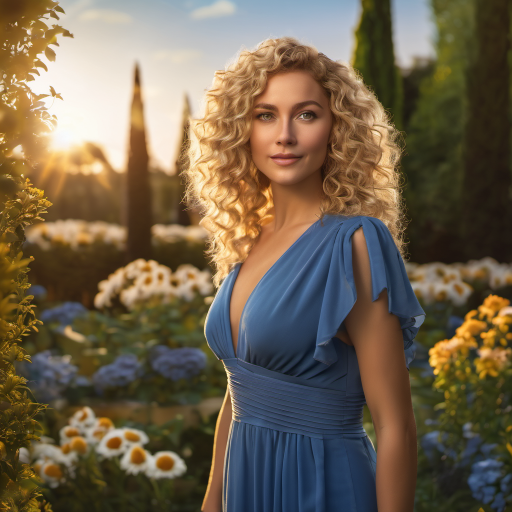
#> input picture test_images/face_target.png, 1024 x 1024 px, given in place of 14919943218349803596.jpg, which was not available (shown at 1/2 size)
$ python ra_overlay_test.py
#> lines starting #> are read from the running program, lines starting #| are printed output that depends on the picture; after the words box and inside, x2 and y2 are one past the last pixel; in counts of white or black regions, pixels touching at a corner belong together; pictures that were not available may be replaced by others from this repository, and a replacement may not be noted
#!/usr/bin/env python3
"""
方案D：简单覆盖叠加。
直接将换脸源图片叠加到马赛克/遮挡区域上方。
不依赖 SD 模型，纯 OpenCV 实现，速度最快。
"""
import cv2
import numpy as np
import os
import sys

def detect_face_center(frame):
    """估计面部中心位置"""
    h, w = frame.shape[:2]
    # Face is typically in upper 35-40% of frame, centered horizontally
    roi = frame[:int(h*0.45), int(w*0.2):int(w*0.8)]

    # Use skin detection to find face region
    hsv = cv2.cvtColor(roi, cv2.COLOR_BGR2HSV)
    lower_skin = np.array([0, 15, 60])
    upper_skin = np.array([25, 255, 255])
    skin = cv2.inRange(hsv, lower_skin, upper_skin)

    # Find contours of skin regions
    contours, _ = cv2.findContours(skin, cv2.RETR_EXTERNAL, cv2.CHAIN_APPROX_SIMPLE)

    if contours:
        # Find the largest skin region (likely face/neck)
        largest = max(contours, key=cv2.contourArea)
        x, y, bw, bh = cv2.boundingRect(largest)
        # Convert to full-frame coordinates
        cx = int(w * 0.2) + x + bw // 2
        cy = int(h * 0.0) + y + bh // 2
        return cx, cy, bw, bh

    # Fallback: assume face is at center-top
    return w // 2, int(h * 0.2), int(w * 0.3), int(h * 0.25)

def overlay_face(frame, face_source, alpha=0.9):
    """将换脸源叠加到帧的面部区域"""
    h, w = frame.shape[:2]
    result = frame.copy()

    # Get face position estimate
    cx, cy, fw, fh = detect_face_center(frame)

    # Size the face source to fit the face region
    face_h, face_w = face_source.shape[:2]
    target_w = int(fw * 1.3)  # Slightly larger than detected region
    target_h = int(target_w * face_h / face_w)

    # Resize face source
    face_resized = cv2.resize(face_source, (target_w, target_h), interpolation=cv2.INTER_LANCZOS4)

    # Create circular mask for blending
    mask = np.zeros((target_h, target_w), dtype=np.uint8)
    center = (target_w // 2, target_h // 2)
    axes = (target_w // 2 - 10, target_h // 2 - 10)
    cv2.ellipse(mask, center, axes, 0, 0, 360, 255, -1)
    mask = cv2.GaussianBlur(mask, (21, 21), 10)

    # Calculate placement position
    x1 = max(0, cx - target_w // 2)
    y1 = max(0, cy - target_h // 2)
    x2 = min(w, x1 + target_w)
    y2 = min(h, y1 + target_h)

    # Crop face source to fit within frame
    fx1 = x1 - (cx - target_w // 2) if cx - target_w // 2 < 0 else 0
    fy1 = y1 - (cy - target_h // 2) if cy - target_h // 2 < 0 else 0
    fx2 = fx1 + (x2 - x1)
    fy2 = fy1 + (y2 - y1)

    face_crop = face_resized[fy1:fy2, fx1:fx2]
    mask_crop = mask[fy1:fy2, fx1:fx2]

    if face_crop.shape[0] == 0 or face_crop.shape[1] == 0:
        return result

    # Ensure all regions have matching sizes
    roi = result[y1:y2, x1:x2]
    rh, rw = roi.shape[:2]
    fh, fw_ = face_crop.shape[:2]
    # Crop to minimum overlapping size
    min_h = min(rh, fh)
    min_w = min(rw, fw_)
    roi = roi[:min_h, :min_w]
    face_crop = face_crop[:min_h, :min_w]
    mask_crop = mask_crop[:min_h, :min_w]

    # Blend
    mask_3ch = cv2.merge([mask_crop, mask_crop, mask_crop]).astype(np.float32) / 255.0
    mask_3ch *= alpha

    blended = (face_crop.astype(np.float32) * mask_3ch +
               roi.astype(np.float32) * (1 - mask_3ch))
    result[y1:y1+min_h, x1:x1+min_w] = blended.astype(np.uint8)

    return result

def process_frame(frame_path, face_path, output_path):
    """处理单帧"""
    frame = cv2.imread(frame_path)
    face = cv2.imread(face_path)

    if frame is None or face is None:
        print(f"  ERROR: Cannot read {frame_path} or {face_path}")
        return

    result = overlay_face(frame, face)
    cv2.imwrite(output_path, result)
    print(f"  OK: {os.path.basename(output_path)}")

if __name__ == "__main__":
    FACE_SOURCE = r"D:\ai_projects\ComfyUI\input\ra_test_samples\face_source.png"
    INPUT_DIR = r"D:\ai_projects\ComfyUI\input\ra_classify"
    OUTPUT_DIR = r"D:\ai_projects\ComfyUI\output\ra_overlay_test"
    os.makedirs(OUTPUT_DIR, exist_ok=True)

    # Test on 3 samples
    samples = [
        "14919943218349803596.jpg",  # white circle mosaic
        "14930084869008394305.jpg",  # grid mosaic
        "14903974148334028888.jpg",  # phone occlusion
    ]

    print("方案D: 简单覆盖叠加测试")
    print("=" * 50)
    for s in samples:
        inp = os.path.join(INPUT_DIR, s)
        outp = os.path.join(OUTPUT_DIR, s.replace('.jpg', '_overlay.jpg'))
        process_frame(inp, FACE_SOURCE, outp)
#> in process_frame, frame is the input picture: shape (1024, 1024, 3); mean B, G, R 77.6, 98.2, 112.4
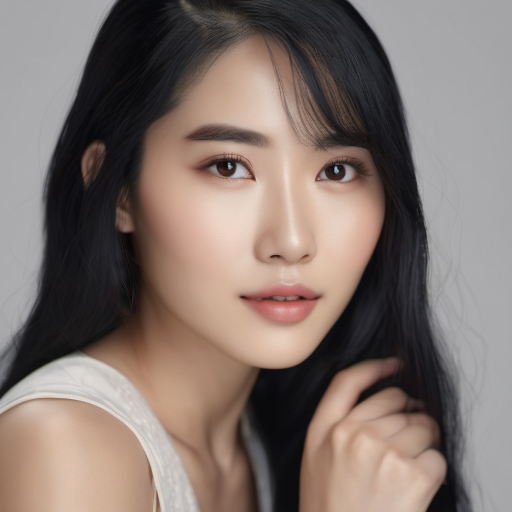
#> input picture test_images/face_source.png, 1024 x 1024 px, found by its file name (shown at 1/2 size)
#> in process_frame, face is the input picture: shape (1024, 1024, 3); mean B, G, R 109.7, 115.9, 130.2
#> in detect_face_center, `hsv = cv2.cvtColor(roi, cv2.COLOR_BGR2HSV)`: hsv: shape (460, 615, 3); mean H, S, V 30.9, 104.1, 167.5
#> in detect_face_center, `skin = cv2.inRange(hsv, lower_skin, upper_skin)`:
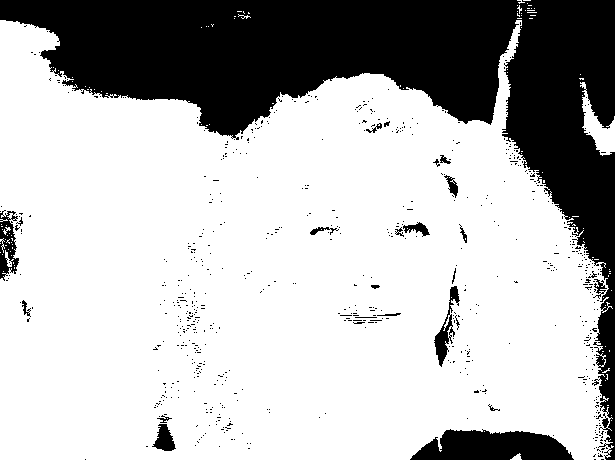
#> skin: shape (460, 615); 72.5% white; 686 black regions (661 under 20 px)
#> in detect_face_center, `contours, _ = cv2.findContours(skin, cv2.RETR_EXTERNAL, cv2.CHAIN_APPR..`: contours = 113 contours, 109 with area under 20; largest, box (x1, y1, x2, y2) and area: (0, 20, 614, 460) 205802, (580, 82, 615, 156) 897, (5, 250, 14, 267) 36, (510, 453, 522, 460) 31
#> in detect_face_center, `largest = max(contours, key=cv2.contourArea)`: largest = contour of 1618 points, box (x1, y1, x2, y2) (0, 20, 614, 460), area 205802
#> in detect_face_center, `x, y, bw, bh = cv2.boundingRect(largest)`: x = 0; y = 20; bw = 614; bh = 440
#> in detect_face_center, `cx = int(w * 0.2) + x + bw // 2`: cx = 511
#> in detect_face_center, `cy = int(h * 0.0) + y + bh // 2`: cy = 240
#> in overlay_face, `cx, cy, fw, fh = detect_face_center(frame)`: cx = 511; cy = 240; fw = 614; fh = 440
#> in overlay_face, `target_w = int(fw * 1.3)`: target_w = 798
#> in overlay_face, `center = (target_w // 2, target_h // 2)`: center = (399, 399)
#> in overlay_face, `axes = (target_w // 2 - 10, target_h // 2 - 10)`: axes = (389, 389)
#> in overlay_face, `cv2.ellipse(mask, center, axes, 0, 0, 360, 255, -1)`: mask: shape (798, 798); 74.7% white; 1 black region, box (x1, y1, x2, y2) and area: (0, 0, 798, 798) 160817
#> in overlay_face, `mask = cv2.GaussianBlur(mask, (21, 21), 10)`:
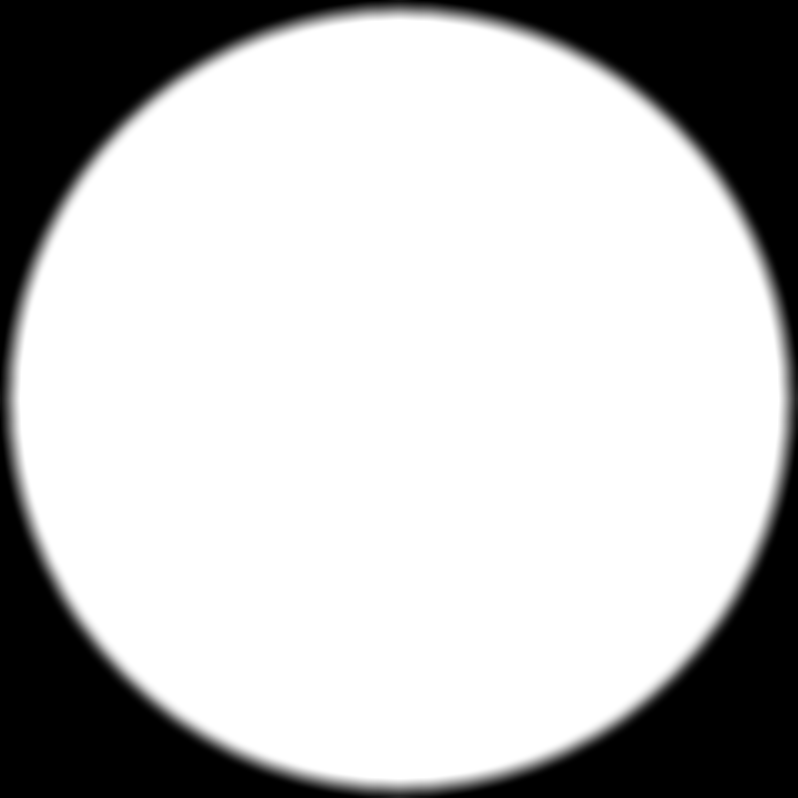
#> mask: shape (798, 798); min 0, max 255, mean 190.6
#> in overlay_face, `x1 = max(0, cx - target_w // 2)`: x1 = 112
#> in overlay_face, `y1 = max(0, cy - target_h // 2)`: y1 = 0
#> in overlay_face, `x2 = min(w, x1 + target_w)`: x2 = 910
#> in overlay_face, `y2 = min(h, y1 + target_h)`: y2 = 798
#> in overlay_face, `fx1 = x1 - (cx - target_w // 2) if cx - target_w // 2 < 0 else 0`: fx1 = 0
#> in overlay_face, `fy1 = y1 - (cy - target_h // 2) if cy - target_h // 2 < 0 else 0`: fy1 = 159
#> in overlay_face, `fx2 = fx1 + (x2 - x1)`: fx2 = 798
#> in overlay_face, `fy2 = fy1 + (y2 - y1)`: fy2 = 957
#> in overlay_face, `roi = roi[:min_h, :min_w]`:
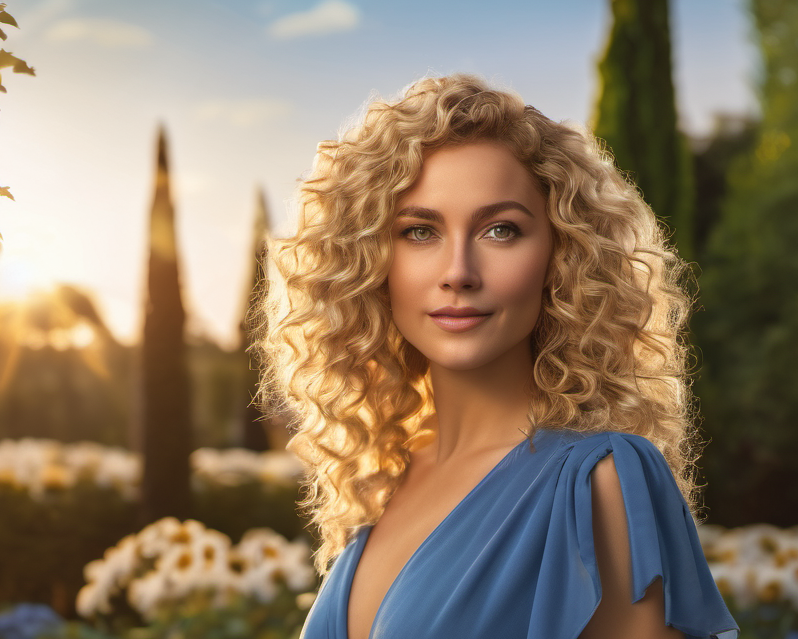
#> roi: shape (639, 798, 3); mean B, G, R 103.3, 125.2, 144.2
#> in overlay_face, `mask_3ch *= alpha`:
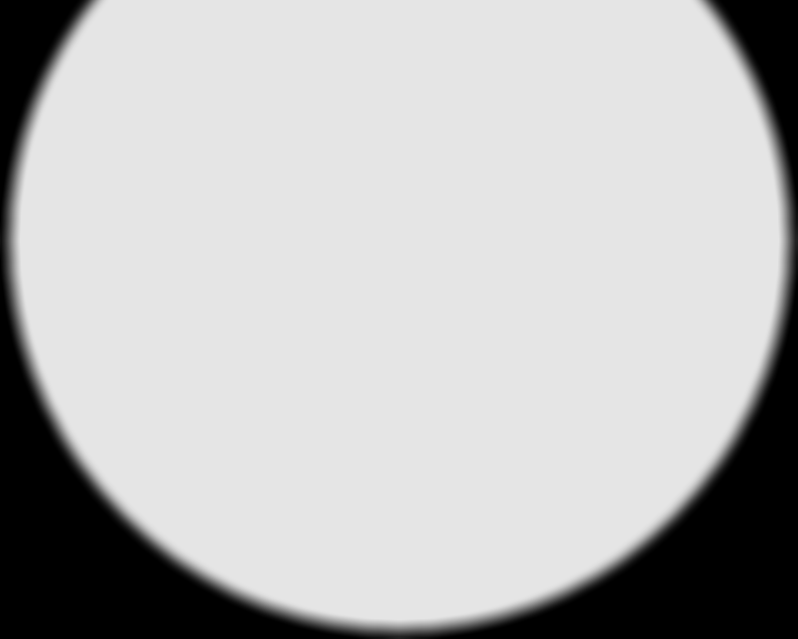
#> mask_3ch: shape (639, 798, 3) float32; min 0, max 0.9, mean 0.728
#> in overlay_face, `blended = (face_crop.astype(np.float32) * mask_3ch + roi.astype(np.flo..`:
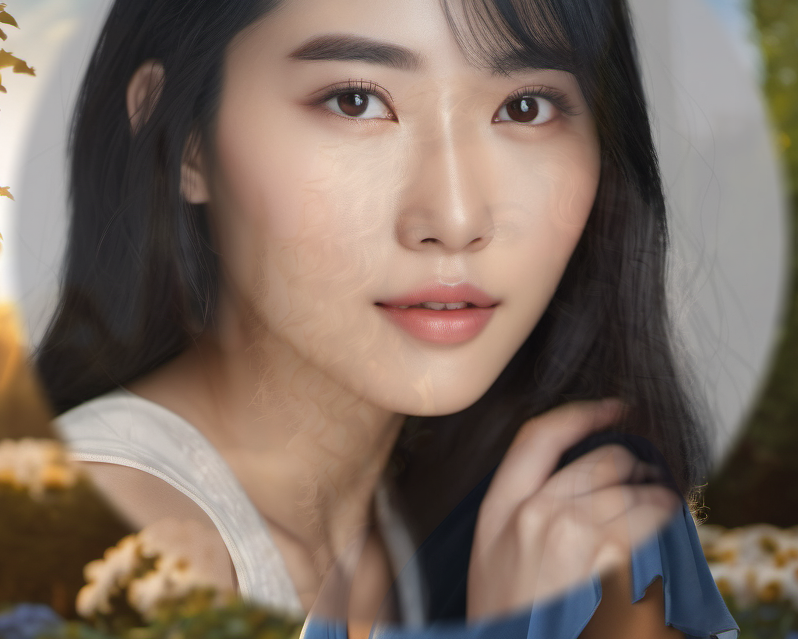
#> blended: shape (639, 798, 3) float32; mean B, G, R 98, 109.2, 125.7
#> in overlay_face, `result[y1:y1+min_h, x1:x1+min_w] = blended.astype(np.uint8)`:
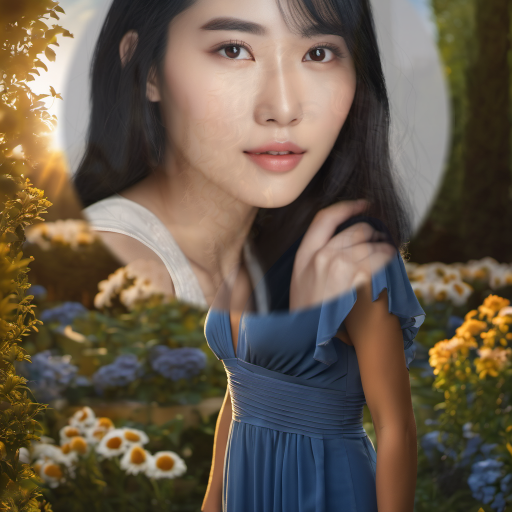
#> result: shape (1024, 1024, 3) (shown at 1/2 size); mean B, G, R 74.9, 90.2, 103.2
#> pass 2 of the loop `for s in samples:`:
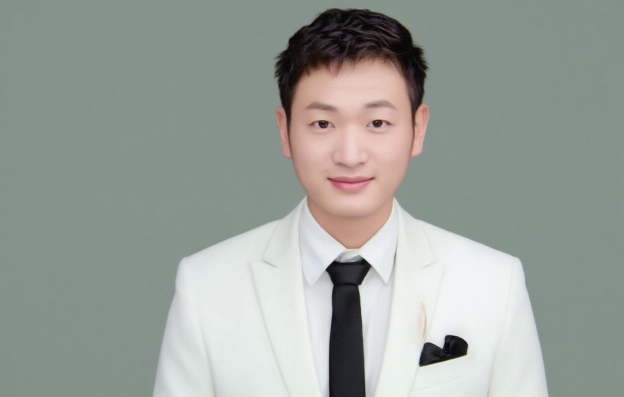
#> input picture test_images/fd56d9fc63cc825fb3e0fe70b3d66d05_compress.jpg, 1248 x 794 px, given in place of 14930084869008394305.jpg, which was not available (shown at 1/2 size)
#> in process_frame, frame is the input picture: shape (794, 1248, 3); mean B, G, R 153.9, 159.5, 153.4
#> hsv: shape (357, 749, 3); mean H, S, V 59.4, 37.7, 145.9
#> in detect_face_center (call 2), `skin = cv2.inRange(hsv, lower_skin, upper_skin)`:
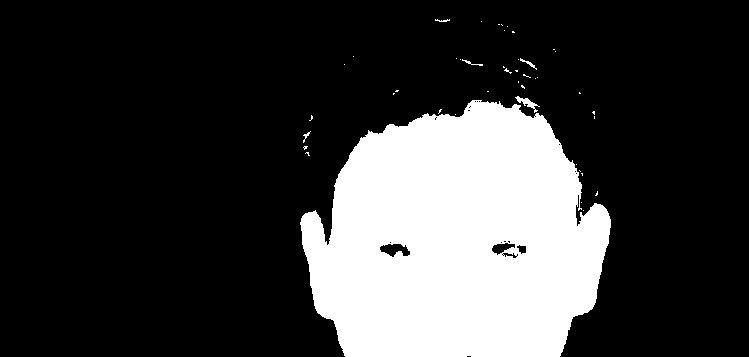
#> skin: shape (357, 749); 22.9% white; 44 white regions (38 under 20 px)
#> contours = 44 contours, 41 with area under 20; largest, box (x1, y1, x2, y2) and area: (300, 100, 611, 357) 60684, (515, 96, 540, 113) 89, (520, 58, 537, 70) 24
#> largest = contour of 473 points, box (x1, y1, x2, y2) (300, 100, 611, 357), area 60684
#> x = 300; y = 100; bw = 311; bh = 257
#> in detect_face_center (call 2), `cx = int(w * 0.2) + x + bw // 2`: cx = 704
#> in detect_face_center (call 2), `cy = int(h * 0.0) + y + bh // 2`: cy = 228
#> in overlay_face (call 2), `cx, cy, fw, fh = detect_face_center(frame)`: cx = 704; cy = 228; fw = 311; fh = 257
#> target_w = 404
#> face_resized: shape (404, 404, 3)
#> center = (202, 202)
#> axes = (192, 192)
#> x1 = 502
#> y1 = 26
#> x2 = 906
#> y2 = 430
#> fy1 = 0
#> fx2 = 404
#> blended: shape (404, 404, 3) float32
#> in overlay_face (call 2), `result[y1:y1+min_h, x1:x1+min_w] = blended.astype(np.uint8)`:
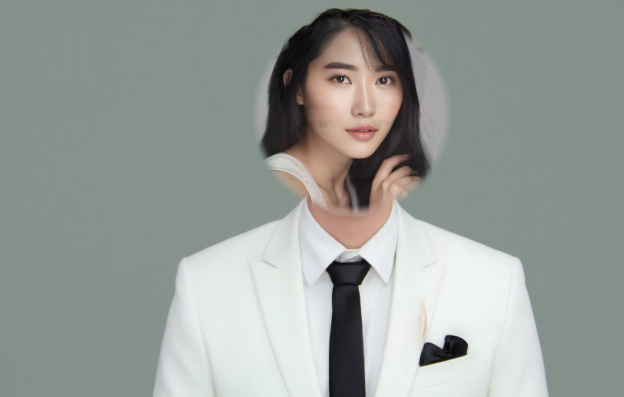
#> result: shape (794, 1248, 3) (shown at 1/2 size); mean B, G, R 151.4, 156.9, 150.1

    print(f"\n输出目录: {OUTPUT_DIR}")
